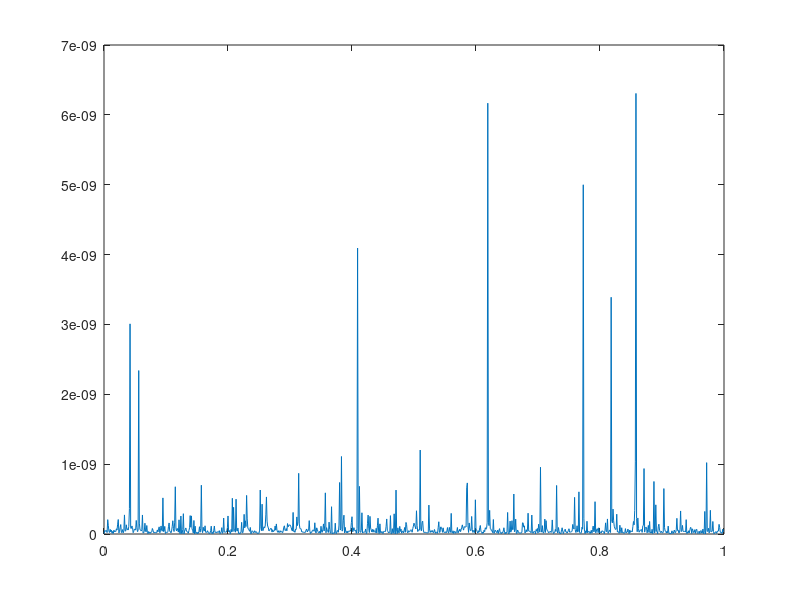
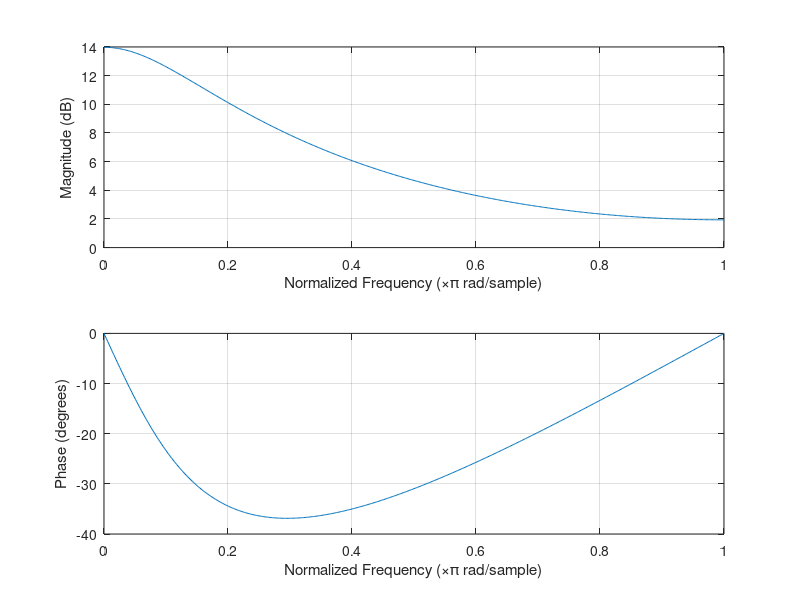
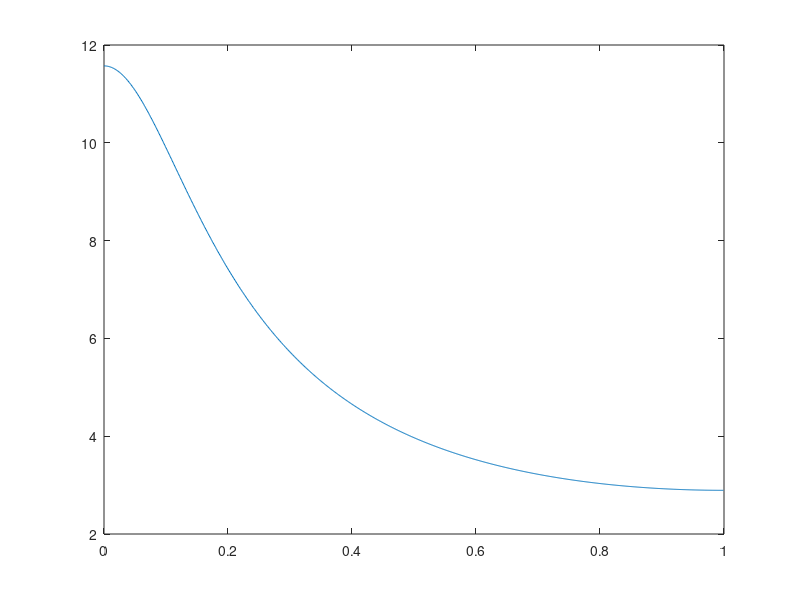

These charts were generated, in order, by the following MATLAB code:
test = 6;		             	% 0 - suma de sinusoide filtrata
					            % 1 - vioara
                                % 2 - viola
                                % 3 - clarinet
                                % 4 - trombon
                                % 5 - tuba

Fes = 40000;                    % frewcventa de esantionare
L = 80000;                      % numar esantioane - 2 secunde

Nf = 1000;                      % numarul de puncte cu care se deseneaza spectrele

switch test
  case 0,                   	% suma de sinusoide - baza + armonice
	 Fbaza = 440 ;          	% frecventa in Hz a sunetului la
	 Narm = 8 ;             	% numar de armonice
	 xampl = ones( 1, Narm ) ;	% amplitudinile armonicelor

  case 1,                   	% vioara
	 Fbaza = 440 ;              % la
	 Narm = 18 ;
     xampl = [ 100 45 21 26 48 53 53 62 53 26 24 16 16 35 12 34 23 11 ] / 100 ;

  case 2,                       % viola
	 Fbaza = 440 ;              % la
     Narm = 10 ;
     xampl = [ 100 45 40 20 40 30 10 15 8 8 ] / 100 ;

  case 3,                    	% clarinet
	 Fbaza = 180 ;            	% fa diez
	 Narm = 10 ;
	 xampl = [ 100 0 50 10 60 30 50 30 10 2 ] / 100 ;
    
  case 4,                   	% trombon
	 Fbaza = 230 ;          	% si bemol
	 Narm = 6 ;
     xampl = [ 100 100 50 60 10 3 ] / 100 ;
    
  case 5,                       % tuba
	 Fbaza = 230;           	% si bemol
	 Narm = 5;
	 xampl = [ 100 70 8 3 2 ] / 100 ;
     
  case 6,
      Fbaza = 523 ; 
      Narm = 6 ;
      xampl = [ 100 50 40 30 40 50 ] / 100 ;
  
  case 7,
      Fbaza = 261 ;
      Farm = 4 ;
      xampl = [ 100 40 30 20] / 100 ;
  
 case 8,
      Fbaza = 146 ;
      Farm = 3 ;
      xampl = [ 100 75 5 ] / 100 ;   
end
    
f_baza = Fbaza / Fes * 2 ;		% frecventa discreta a fundamentalei
omega_baza = 2 * pi * f_baza ;	% pulsatia fundamentalei

% construieste suma de sinusoide
x = zeros( 1, L ) ;				% semnalul
for i = 1 : Narm
    x = x + xampl( i ) * sin( i * omega_baza * ( 0 : L - 1 ) ) ;
end

% spectrul sumei de sinusoide
[ X, f ] = freqz( x, 1, Nf ) ;
figure( 1 )
plot( f / pi, abs( X ) ) ; 

% filtru reprezentand instrumentul
if test == 0
  b = 1;						% alege un filtru IIR (instrumentul !!!)
  a = [ 1 -0.95 ] ;
  figure( 4 )
  freqz( b, a ) ;	     		% caracteristica de frecventa
else 
  b = 1; a = 1;             	% pentru instrumentele predefinite, nu filtram
end

if test == 6
    b = 2 ;
    a = [ 1 -0.60 ] ;
    figure( 2 )
    freqz( b, a ) ;
end

if test == 8
    b = 1;
    a = [ 1 -0.45 ] ;
    figure( 5 )
    freqz( b, a ) ;
end


y = filter( b, a, x ) ;		   % iesirea filtrului
[ Y, f ] = freqz( y, 1, Nf ) ; % spectrul semnalului de iesire
figure( 3 )
plot( f / pi, abs( Y ) ) ;

% salveaza semnal audio
y = y / max( abs( y ) ) ;
audio = [ 'muz' int2str(test) '.wav' ]
audiowrite( audio, y, 30000 ) ; 
sound( y ) ;